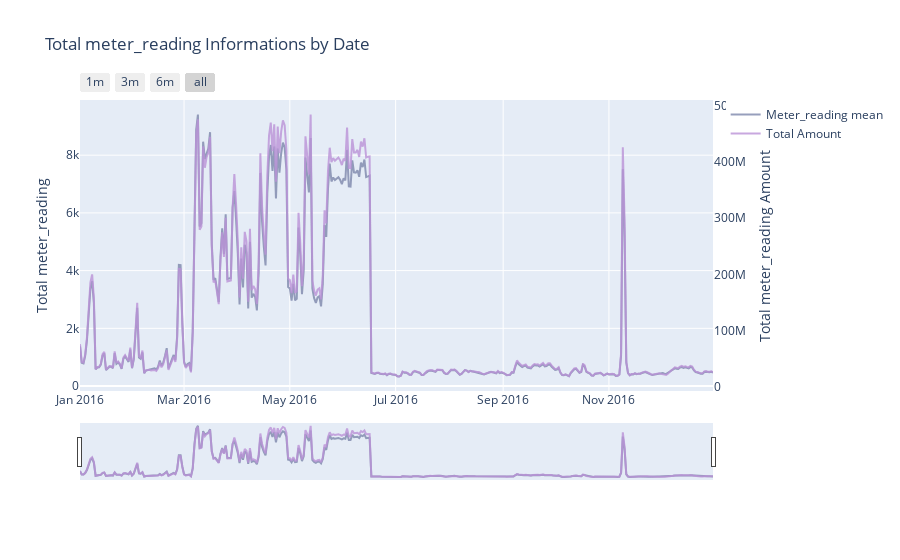

The cell this chart's notebook holds for it:
### Markdown cell above
### timestamp：

### Code cell
# Calling the function to transform the date column in datetime pandas object

# 设置一些静态颜色选项
color_op = ['#5527A0', '#BB93D7', '#834CF7', '#6C941E', '#93EAEA', '#7425FF', '#F2098A', '#7E87AC', 
        '#EBE36F', '#7FD394', '#49C35D', '#3058EE', '#44FDCF', '#A38F85', '#C4CEE0', '#B63A05', 
        '#4856BF', '#F0DB1B', '#9FDBD9', '#B123AC']

dates_temp = train_df.groupby(train_df.timestamp.dt.date)['meter_reading'].mean().reset_index()

# 使用第一个必要的 trace 参数，opacity 表示透明度
trace = go.Scatter(x=dates_temp['timestamp'], y=dates_temp.meter_reading,
                opacity = 0.8, line = dict(color = color_op[7]), name= 'Meter_reading mean')

# 下面我们将得到销售总额 (具体案例具体分析)
dates_temp_sum = train_df.groupby(train_df.timestamp.dt.date)['meter_reading'].sum().reset_index()

# 使用新的 dates_temp_sum ，我们将创建第二个 trace 
trace1 = go.Scatter(x=dates_temp_sum.timestamp, line = dict(color = color_op[1]), name="Total Amount",
                        y=dates_temp_sum['meter_reading'], opacity = 0.8, yaxis='y2')

# 创建布局将允许我们给出标题和给我们一些有趣的选项来处理图的输出
layout = dict(
        title= "Total meter_reading Informations by Date",
        xaxis=dict(
                rangeselector=dict(
                buttons=list([
                        dict(count=1, label='1m', step='month', stepmode='backward'),
                        dict(count=3, label='3m', step='month', stepmode='backward'),
                        dict(count=6, label='6m', step='month', stepmode='backward'),
                        dict(step='all')
                ])
                ),
                rangeslider=dict(visible = True), # 控制最下面的图
                type='date' ),
        yaxis=dict(title='Total meter_reading'), # 左侧的y轴
        yaxis2=dict(overlaying='y',             # 右侧的y轴 side ='right'
                        anchor='x', side='right',
                        zeroline=False, showgrid=False,
                        title='Total meter_reading Amount')
        )

# 创建既有 trace 又有 layout 的图形
fig = dict(data= [trace, trace1,], layout=layout)

#绘制图形
iplot(fig) #it's an equivalent to plt.show()

### Figure 1 — Plotly figure (JSON) as saved in the notebook; plotly's stock layout.template omitted (floating-point values rounded to 4 significant figures; data arrays with more than 128 entries replaced by an {"elided": "..."} marker saying what was removed)
{"data": [{"line": {"color": "#7E87AC"}, "name": "Meter_reading mean", "opacity": 0.8, "type": "scatter", "x": {"elided": "366 str values"}, "y": {"elided": "366 float values"}}, {"line": {"color": "#BB93D7"}, "name": "Total Amount", "opacity": 0.8, "type": "scatter", "x": {"elided": "366 str values"}, "y": {"elided": "366 float values"}, "yaxis": "y2"}], "layout": {"title": {"text": "Total meter_reading Informations by Date"}, "xaxis": {"rangeselector": {"buttons": [{"count": 1, "label": "1m", "step": "month", "stepmode": "backward"}, {"count": 3, "label": "3m", "step": "month", "stepmode": "backward"}, {"count": 6, "label": "6m", "step": "month", "stepmode": "backward"}, {"step": "all"}]}, "rangeslider": {"visible": true}, "type": "date"}, "yaxis": {"title": {"text": "Total meter_reading"}}, "yaxis2": {"anchor": "x", "overlaying": "y", "showgrid": false, "side": "right", "title": {"text": "Total meter_reading Amount"}, "zeroline": false}}}
